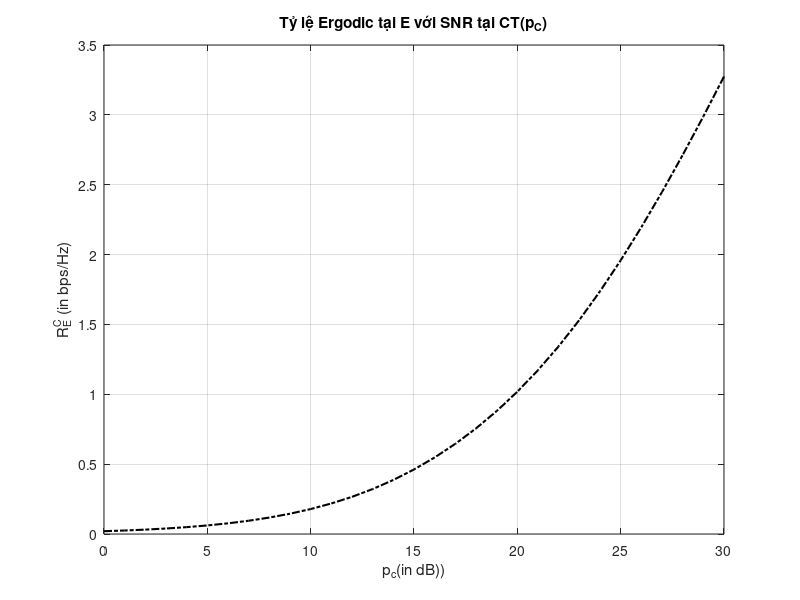

Here is the MATLAB script that generated this plot: (Note: this script raises an error after producing the figure.)
clear all;
clc;
%Thiet lap thong so mo phong
    n = 1e6;        %So mau 
    R = 60;         %Sl phan tu phan xa RISc
    S = 30;         %Sl phan tu phan xa RISd
    M = 15;         %Sl angten DR
    sig_sq = 1;     %Phuong sai nhieu
    phi = 0.5;      %Ty le phan bo cong suat D2D
    Pd = 10;        %Tong cong suat mang D2D
    pc_dB =0:1:30;                                     % SNR tai CT
    pd_dB = phi*Pd/(sig_sq^2);                         % SNR tai DT
    pj_dB = ((1 - phi) * Pd) / ((M - 1) * (sig_sq^2)); % SNR tai DR

%Chuyen SNR tu dB sang thang do tuyen tinh
    pc_linear = 10.^(pc_dB/10);
    pd_linear = 10^(pd_dB/10);
    pj_linear = 10^(pj_dB/10);
    
%Thiet lap mang luu tru Ergodic
    ergodic_rates_analysis = zeros(size(pc_linear));

%Phan tich Ergodic
    for i = 1:length(pc_linear)
        EU1 = pc_linear(i)/(R+1) + pd_linear/S + pj_linear/(M-1);
        VU1 = (pc_linear(i)/(R+1))^2 + (pd_linear/S)^2 + (pj_linear/(M-1))^2;
        EU2 = pd_linear/S + pj_linear/(M-1);
        VU2 = (pd_linear/S)^2 + (pj_linear/(M-1))^2;
        EU3 = pc_linear(i)/(R+1) + pj_linear/(M-1);
        VU3 = (pc_linear(i)/(R+1))^2 + (pj_linear/(M-1))^2;

        % Tinh toc do Ergodic tai E
        ergodic_rates_analysis(i) = (1/log(2)) * (log((1 +EU1)/(1+EU2)) ...
                                    -VU1/(2*(1+EU1)^2) + VU2/(2*(1+EU2)^2));
    end    
%Ve do thi cho cac ket qua    
    figure;
    plot(pc_dB, ergodic_rates_analysis, 'k-.','LineWidth', 1.5);
    xlabel('p_c(in dB))');
    ylabel('R^C_E (in bps/Hz)');
    title('Tỷ lệ Ergodic tại E với SNR tại CT(p_C)');
    grid on;
    ax = gca;
    ax.XMinorGrid = 'on';
    hold on;

pc_dB = [0 3 7 14 18 22 27 30];
pc_linear = 10.^(pc_dB/10);
ergodic_rates_simulated = zeros(size(pc_linear));

%Mo phong Ergodic
    for i = 1:length(pc_linear)
        ergodic_rate_sum = 0;
        for j = 1:n
        % Tao kenh Rayleigh theo phan phoi Gaussian
            h2 = (randn(R, 1) + 1i * randn(R, 1)) / sqrt(2);
            h4 = (randn() + 1i * randn()) / sqrt(2);
            h5 = (randn(R, 1) + 1i * randn(R, 1)) / sqrt(2);
            h6 = (randn(S, 1) + 1i * randn(S, 1)) / sqrt(2);
            h8 = (randn(S, 1) + 1i * randn(S, 1)) / sqrt(2);
            h9  = (randn(M-1,1) + 1i * randn(M-1,1)) / sqrt(2);
            h10 = (randn(M-1,1) + 1i * randn(M-1,1)) / sqrt(2);
            h11 = (randn(M-1,1) + 1i * randn(M-1,1)) / sqrt(2);
            
            Theta_c = diag(exp(1i * rand(R, 1) * 2 * pi));% Ma tran dich pha cua RISc
            Theta_d = diag(exp(1i * rand(S, 1) * 2 * pi));% Ma tran dich pha cua RISd
            Omega = ones(M - 1, M - 1);%Ma tran Beamforming
            gamma_E_C = (pc_linear(i) * (abs(h4 + h5' * Theta_c * h2)).^2)...
                        /((pd_linear * abs(h8' * Theta_d * h6).^2) + (pj_linear *(norm(h9' * Omega))^2) + 1);      
            ergodic_rate_sum = ergodic_rate_sum + log2(1 + gamma_E_C);% Ergodic tai E
        end
        ergodic_rates_simulated(i) = ergodic_rate_sum / n;% Ergodic tai CR
    end    
hold on;
    plot(pc_dB, ergodic_rates_simulated, 'o-', 'LineWidth', 1);
    legend('Phân tích','Mô phỏng');